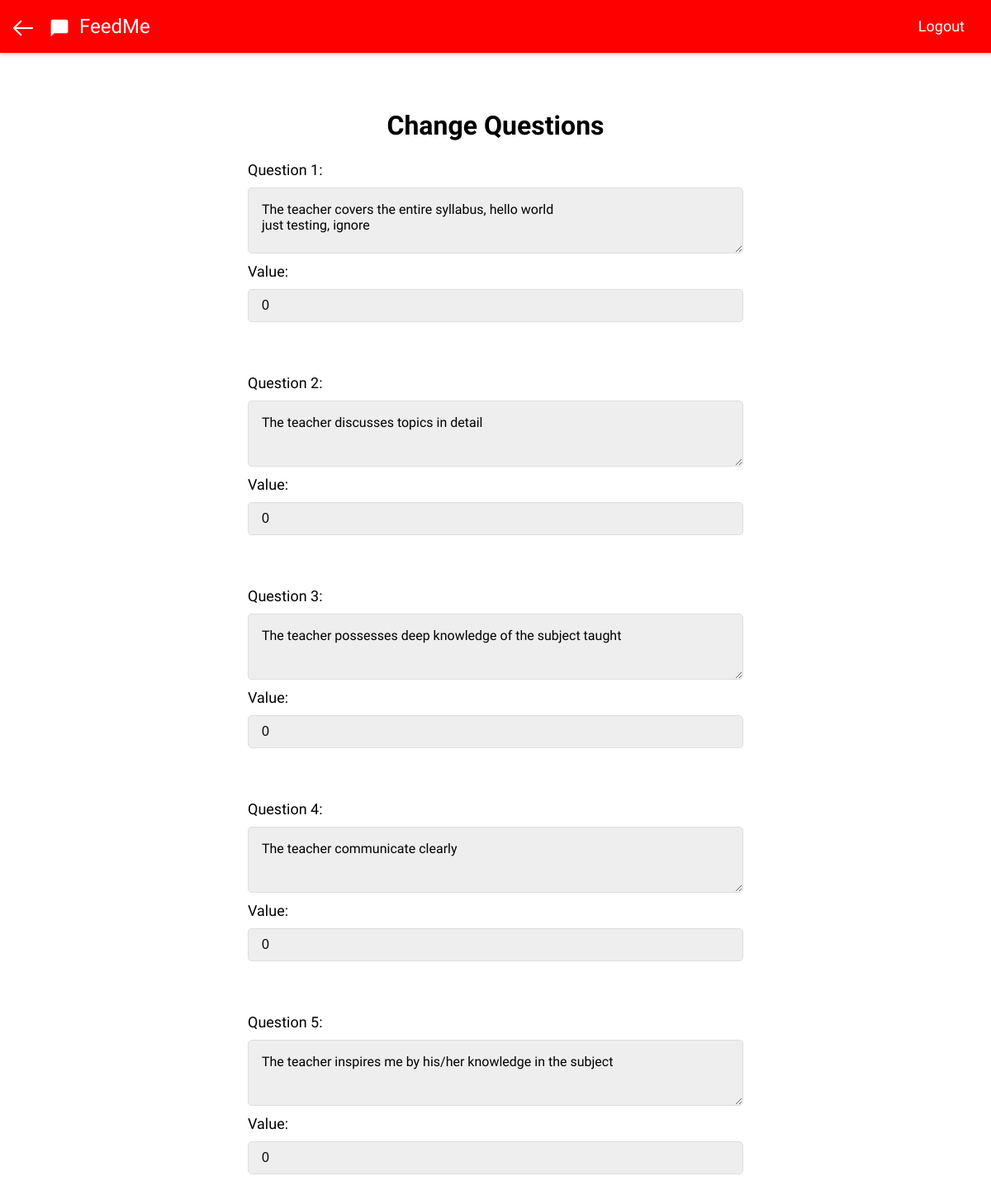
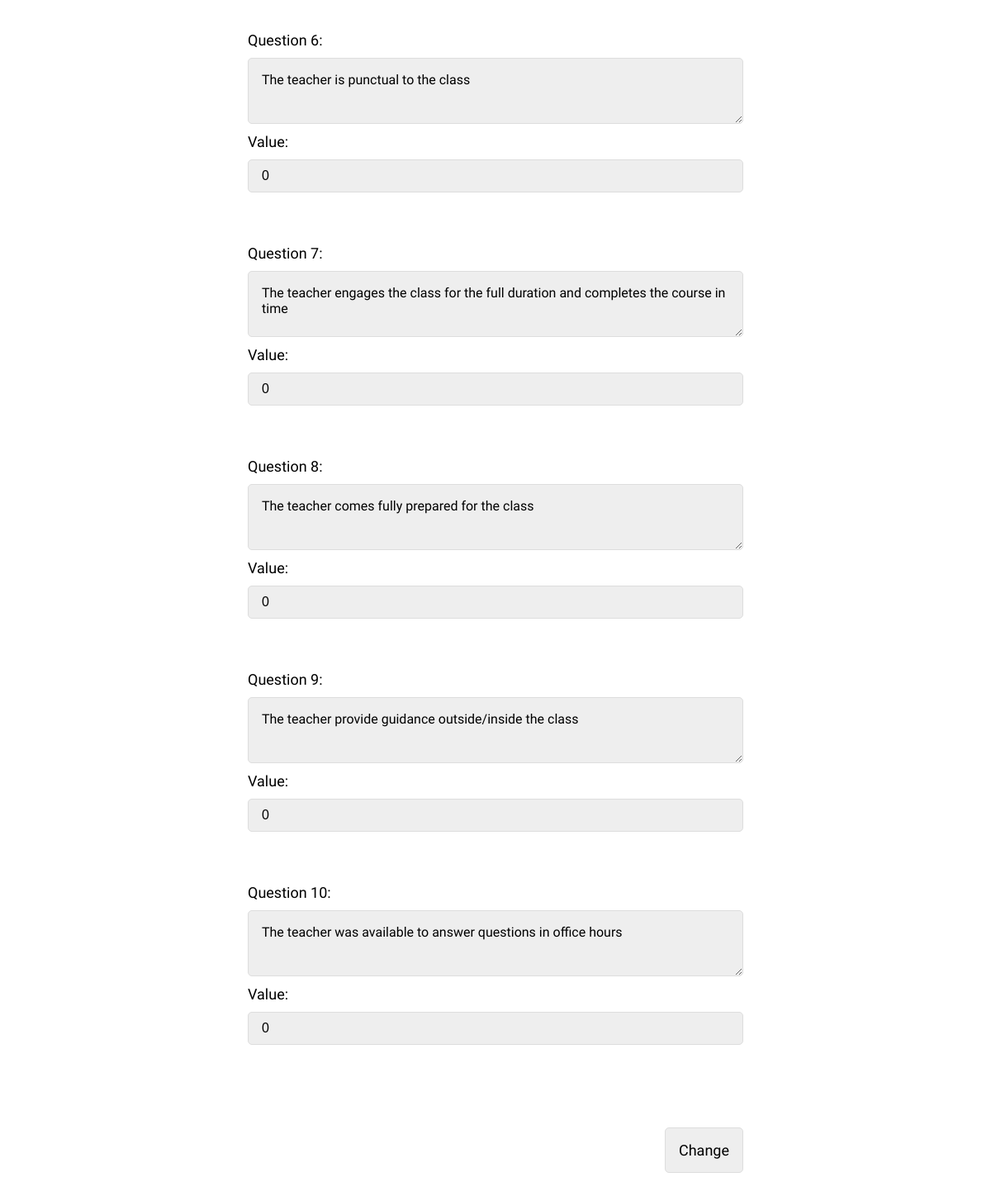
Page /maintainerportal/dashboard/changeqs/index.php (signed in) on the committed database (2 pictures, top to bottom).
### tables this page shows
CREATE TABLE `questions` (
  `quest_id` int(2) NOT NULL,
  `quest_content` varchar(250) DEFAULT NULL,
  `quest_value` int(2) NOT NULL DEFAULT 0
);

### maintainerportal/dashboard/changeqs/index.php (the view, shortened to what this page needs)
<html>
<head>
	<link rel="stylesheet" type="text/css" href="../../../css.css">
</head>
<body>
	<div class="header">
		<div><a href="../"><img src="../../../images/back.svg" class="home"></a></div>
		<img src="../../../images/logo.svg" class="logo" />
		<div class="title">FeedMe</div>
		<a href="../../?logout=1">
			<div class="logout">Logout</div>
		</a>
	</div>
		<div class="wrapper">
			<div class="container">
				<div class="heading">Change Questions</div>
				<form class="myform" action="" method="post">
					<?php
        include('../../../db_config.php');
        $sql = "SELECT quest_content, quest_value FROM questions WHERE quest_id != 0 ORDER BY quest_id ASC ";
        $result = $conn->query($sql);
        $i = 1;
        if ($result->num_rows > 0){
          while ($row = $result->fetch_assoc()){
            echo "Question ".$i.":";
      ?>
						<textarea type="textarea" class="inputvalue textarea" name="q[]" placeholder="Enter Question <?php echo $i; ?>" value="<?php echo $i; ?>"><?php echo $row["quest_content"]; ?></textarea> Value:
						<input type="textarea" class="inputvalue" style="margin-bottom: 60px; height: 40px;" name="v[]" placeholder="Enter Value/Mark for Question <?php echo $i; ?>" value="<?php echo $row["quest_value"]; ++$i; ?>">
						<?php
         }
        }
      ?>
							<div class="phpr" style="color:red">
							</div>
							<div style="text-align: right">
								<input class="button" type="submit" value="Change" />
							</div>
				</form>
			</div>
		</div>
</body>
</html>

### css.css (style rules this page uses)
body { margin: 0; padding: 0; font-family: 'Product Sans', 'Roboto', 'Noto', sans-serif; font-size: 18px; line-height: 1.5; text-rendering: optimizeLegibility; -webkit-font-smoothing: antialiased; font-smoothing: antialiased; -webkit-touch-callout: none; -webkit-user-select: none; -khtml-user-select: none; -moz-user-select: none; -ms-user-select: none; -o-user-select: none; user-select: none; }
* { transition: all .2s; }
a { text-decoration: none; outline: none; color: inherit; }
.header { background-color: red; position: fixed; z-index: 10; display: flex; top: 0px; left: 0px; width: 100%; height: 64px; padding: 0 16px; box-shadow: 0 2px 5px rgba(0, 0, 0, .2); color: #fff; vertical-align: middle; line-height: 64px; }
.home { width: auto; height: 24px; padding: 22px 0; margin-right: 16px; }
.logo { width: auto; height: 32px; padding: 18px 0; margin-right: 8px; }
.title { font-size: 24px; }
.wrapper { display: flex; align-items: center; padding-top: 64px; }
.container { display: flex; flex-direction: column; padding: 32px; width: 50%; margin: 0 auto; }
.heading { font-size: 32px; font-weight: 600; text-transform: capitalize; margin: 32px 0 16px; text-align: center; }
.myform { display: flex; flex-direction: column; width: 100%; }
.inputvalue { display: flex; font-size: 16px; widows: 100%; margin: 8px 0; padding: 16px; border: none; background-color: #eee; border: 1px solid #ddd; border-radius: 5px; outline: none; }
textarea { min-width: 100%; max-width: 100%; min-height: 80px; font-family: 'Product Sans', 'Roboto', 'Noto', sans-serif; }
.button { font-family: 'Product Sans', 'Roboto', 'Noto', sans-serif; background-color: #eee; border: 1px solid #ddd; text-transform: capitalize; border-radius: 5px; padding: 16px; font-size: 18px; margin: 8px 0; cursor: pointer; outline: 0; }
.phpr { color: #415be8; padding: 16px; }
.logout { position: fixed; right: 16px; top: 10px; text-align: center; padding: 8px 16px; line-height: 1.5; border-radius: 5px; text-decoration: none; }

### maintainerportal/dashboard/changeqs/index.php (style rules this page uses)
.header { background-color: red; }

### rows in the picture
questions: quest_content "The teacher covers the entire syllabus, hello world just testing, ignore", quest_value "0"
questions: quest_content "The teacher discusses topics in detail", quest_value "0"
questions: quest_content "The teacher possesses deep knowledge of the subject taught", quest_value "0"
questions: quest_content "The teacher communicate clearly", quest_value "0"
questions: quest_content "The teacher inspires me by his/her knowledge in the subject", quest_value "0"
questions: quest_content "The teacher is punctual to the class", quest_value "0"
questions: quest_content "The teacher engages the class for the full duration and completes the course in time", quest_value "0"
questions: quest_content "The teacher comes fully prepared for the class", quest_value "0"
questions: quest_content "The teacher provide guidance outside/inside the class", quest_value "0"
questions: quest_content "The teacher was available to answer questions in office hours", quest_value "0"
